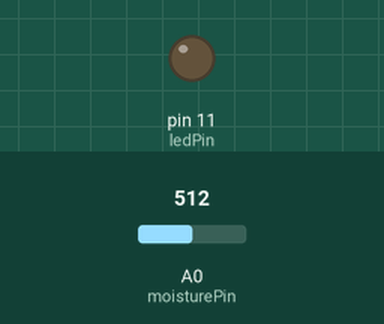
Recording of a sketch running on a simulated Arduino Uno, built with avr-gcc and run on an emulated ATmega328P. Parts: output pins drawn as LEDs (lit = HIGH). The test bench sets the inputs (shaded band); at power-on: A0 (moisturePin) = 512. What the sketch prints to the serial monitor is not drawn.

Above: at 1.8 s.
1.9 s: A0 (moisturePin) set to 483
At 3.1 s:
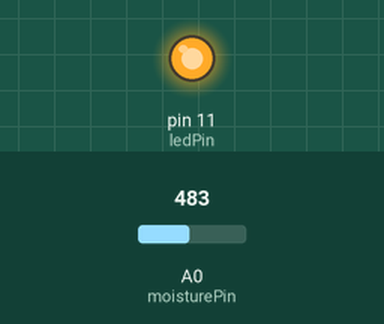
3.5 s: A0 (moisturePin) set to 510
At 4.6 s:
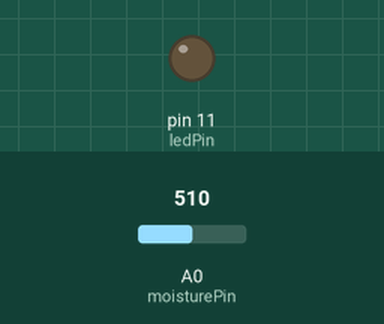
5.5 s: A0 (moisturePin) set to 490
At 7.4 s:
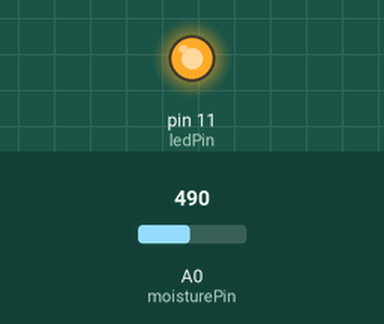
Timing chart, 0 to 8.9 s (numbered marks = the images above; inputs shaded):
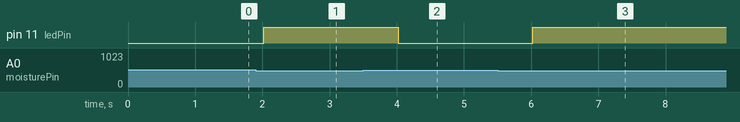

Measured:
- the behaviour switches between 500 and 499 on A0 (moisturePin) (found by bisection; images 0 and 1)
- after the input at 1.9 s, pin 11 (ledPin): LOW → HIGH after 0.12 s
- after the input at 3.5 s, pin 11 (ledPin): HIGH → LOW after 0.52 s
- after the input at 5.5 s, pin 11 (ledPin): LOW → HIGH after 0.52 s

The sketch:

soilmoisture.ino
```cpp
// Soil Moisture Sensor Monitoring using Arduino
// Author: Mahesh
// Soil Moisture Sensor connected to Analog Pin A0
// LED connected to Digital Pin 11

// Pin Definitions
const int moisturePin = A0;
const int ledPin = 11;

// Variables
int moistureValue = 0;
int threshold = 500;   // Adjust based on calibration

void setup() {

  pinMode(ledPin, OUTPUT);
  Serial.begin(9600);

  Serial.println("Soil Moisture Sensor Ready...");
}

void loop() {

  // Read moisture value
  moistureValue = analogRead(moisturePin);

  // Display moisture value
  Serial.print("Soil Moisture Value: ");
  Serial.println(moistureValue);

  // Check soil condition
  if (moistureValue < threshold) {

    digitalWrite(ledPin, HIGH);
    Serial.println("Soil is Dry → LED ON");

  } else {

    digitalWrite(ledPin, LOW);
    Serial.println("Soil is Wet → LED OFF");
  }

  delay(1000);   // Wait 1 second before next reading
}
```
